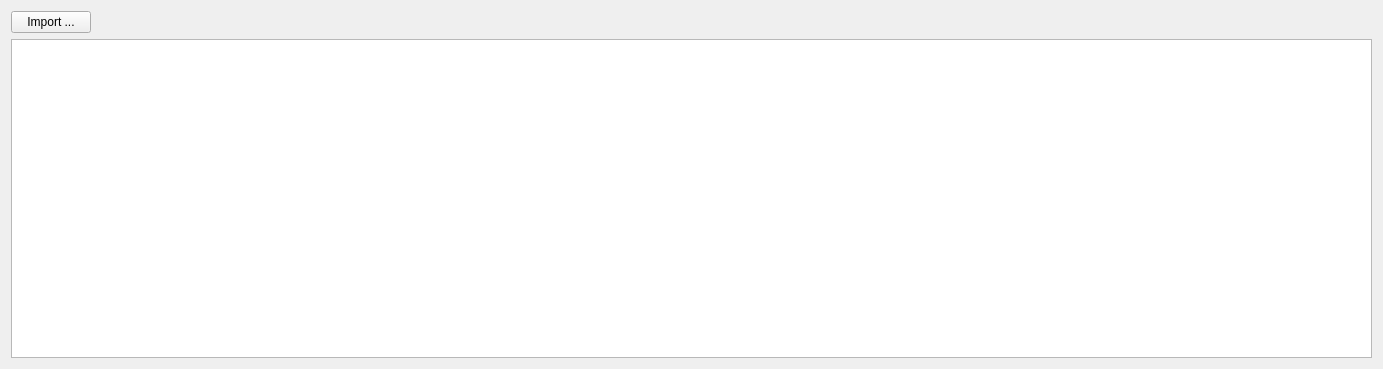
                   <widget class="QWidget" name="sample_toolbox">
                    <property name="geometry">
                     <rect>
                      <x>0</x>
                      <y>0</y>
                      <width>1383</width>
                      <height>369</height>
                     </rect>
                    </property>
                    <attribute name="label">
                     <string> Sample</string>
                    </attribute>
                    <layout class="QVBoxLayout" name="verticalLayout_6">
                     <item>
                      <layout class="QVBoxLayout" name="verticalLayout_5">
                       <item>
                        <layout class="QHBoxLayout" name="horizontalLayout_4">
                         <item>
                          <widget class="QPushButton" name="import_sample_button">
                           <property name="sizePolicy">
                            <sizepolicy hsizetype="Fixed" vsizetype="Fixed">
                             <horstretch>0</horstretch>
                             <verstretch>0</verstretch>
                            </sizepolicy>
                           </property>
                           <property name="text">
                            <string>Import ...</string>
                           </property>
                          </widget>
                         </item>
                         <item>
                          <widget class="QLabel" name="sample_folder">
                           <property name="text">
                            <string/>
                           </property>
                          </widget>
                         </item>
                         <item>
                          <spacer name="horizontalSpacer_2">
                           <property name="orientation">
                            <enum>Qt::Horizontal</enum>
                           </property>
                           <property name="sizeType">
                            <enum>QSizePolicy::Expanding</enum>
                           </property>
                           <property name="sizeHint" stdset="0">
                            <size>
                             <width>40</width>
                             <height>20</height>
                            </size>
                           </property>
                          </spacer>
                         </item>
                        </layout>
                       </item>
                       <item>
                        <widget class="QListWidget" name="list_sample">
                         <property name="sizePolicy">
                          <sizepolicy hsizetype="Preferred" vsizetype="Expanding">
                           <horstretch>0</horstretch>
                           <verstretch>0</verstretch>
                          </sizepolicy>
                         </property>
                         <property name="minimumSize">
                          <size>
                           <width>50</width>
                           <height>0</height>
                          </size>
                         </property>
                         <property name="contextMenuPolicy">
                          <enum>Qt::CustomContextMenu</enum>
                         </property>
                         <property name="editTriggers">
                          <set>QAbstractItemView::NoEditTriggers</set>
                         </property>
                         <property name="selectionMode">
                          <enum>QAbstractItemView::ExtendedSelection</enum>
                         </property>
                        </widget>
                       </item>
                      </layout>
                     </item>
                    </layout>
                   </widget>
